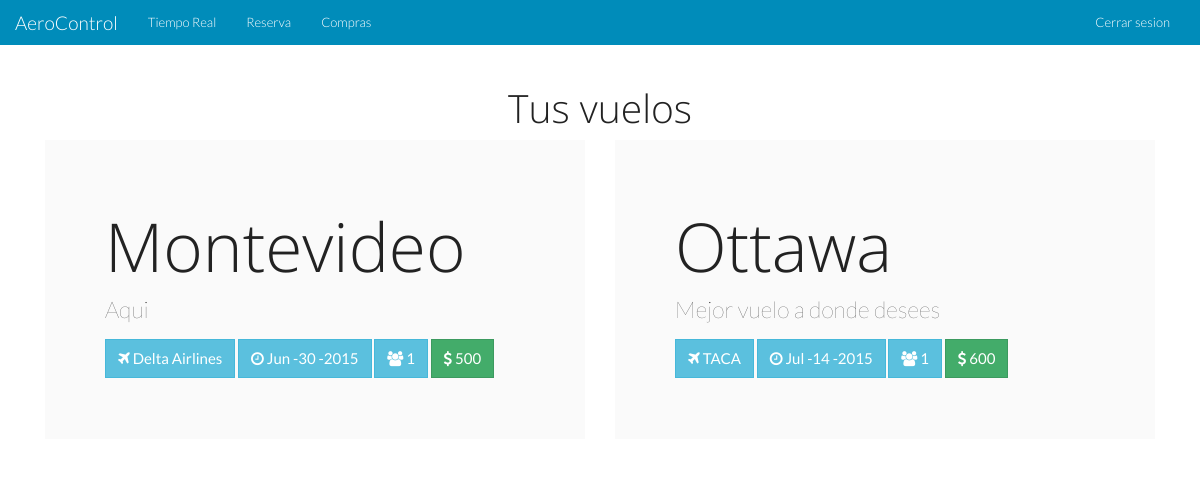
Page /es/user/compras.php (signed in) on the committed database.
### tables this page shows
CREATE TABLE IF NOT EXISTS `bookings` (
  `id` int(11) NOT NULL AUTO_INCREMENT,
  `costumer` int(11) NOT NULL,
  `flight` int(11) NOT NULL,
  `seats` int(11) NOT NULL,
  PRIMARY KEY (`id`),
  KEY `flight` (`flight`),
  KEY `costumer` (`costumer`)
);

CREATE TABLE IF NOT EXISTS `cities` (
  `id` int(11) NOT NULL AUTO_INCREMENT,
  `city` varchar(50) NOT NULL,
  `state` varchar(50) NOT NULL,
  `zip` int(11) NOT NULL,
  PRIMARY KEY (`id`)
);

CREATE TABLE IF NOT EXISTS `flights` (
  `id` int(11) NOT NULL AUTO_INCREMENT,
  `airline` int(11) NOT NULL,
  `departure_time` datetime NOT NULL,
  `departure_city` int(11) NOT NULL,
  `arrival_time` datetime NOT NULL,
  `arrival_city` int(11) NOT NULL,
  `aircraft` int(11) NOT NULL,
  `departure_runway` int(11) NOT NULL,
  `arrival_runway` int(11) NOT NULL,
  `cost` double NOT NULL,
  `seats` int(4) NOT NULL,
  `description` varchar(500) NOT NULL,
  PRIMARY KEY (`id`),
  KEY `airline` (`airline`),
  KEY `aircraft` (`aircraft`),
  KEY `departure_city` (`departure_city`),
  KEY `arrival_city` (`arrival_city`),
  KEY `aircraft_2` (`aircraft`),
  KEY `departure_runway` (`departure_runway`),
  KEY `arrival_runway` (`arrival_runway`)
);

CREATE TABLE IF NOT EXISTS `airlines` (
  `id` int(11) NOT NULL AUTO_INCREMENT,
  `name` varchar(100) NOT NULL,
  `description` varchar(300) NOT NULL,
  `logo` varchar(100) NOT NULL,
  PRIMARY KEY (`id`)
);

### es/user/compras.php (the view, shortened to what this page needs)
<html>
    <head>
        <?php
             if(isset($_SESSION['id'])){
            include "files/head.php";
        ?>
    </head>
    <body>
        <?php
                 include "files/conexion.php";
                $stmt = $mysqli->prepare("SELECT flights.id,bookings.seats,flights.departure_time,flights.cost,flights.seats,flights.description,cities.city,flights.arrival_time,flights.arrival_runway,aircraft.name,airlines.name FROM `bookings` INNER JOIN flights ON bookings.flight=flights.id INNER JOIN costumers ON costumers.id=bookings.costumer INNER JOIN cities ON flights.arrival_city=cities.id INNER JOIN aircraft ON flights.aircraft=aircraft.id INNER JOIN airlines ON flights.airline=airlines.id WHERE costumers.id = ? ORDER BY `flights`.`arrival_time` ASC");
        $stmt->bind_param('i',$_SESSION['id']);
        $stmt->execute();
        $stmt->store_result();
        $stmt->bind_result($id,$seat,$departure_time,$cost,$seats,$description,$arrival_city,$arrival_time,$arrival_runway,$aircraft,$airline);
        echo "<div class='col-xs-12'>
            <center><h1>Tus vuelos</h1></center>
            <div class='container'>";
         while ($stmt->fetch()) {
              $date = new DateTime($arrival_time);
                $now = new DateTime();
                $newFormatDep =  date(" M -j -Y", strtotime($departure_time));
                $restaDos = $date->diff($now)->format("%h");
                    if($restaDos <= 24) {
                        $total = $cost * $seat;
                        echo "<div class='col-xs-6'><div class='jumbotron'>
                          <h1>$arrival_city</h1>
                          <p>$description</p>
                          <div style='margin-bottom:3%;'>
                            <a class='btn btn-info'><i class='fa fa-plane'></i> $airline</a>
                            <a class='btn btn-info'><i class='fa fa-clock-o'></i> $newFormatDep</a>
                             <a class='btn btn-info'><i class='fa fa-users'></i> $seat</a>
                            <a class='btn btn-success'><i class='fa fa-usd'></i> $total</a>
                          </div>
                        </div></div>";
                    }
         }
                 echo "</div></div>";
        ?>
    </body>
</html>
<?php
             }
?>

### es/docs/css/style.css (style rules this page uses)
body { font-family: 'Lato', sans-serif; line-height: 30px; font-size: 14px; }

### rows in the picture
bookings: cities.city "Montevideo", flight.description "Aqui", airlines.name "Delta Airlines", flight.departure_time "Jun -30 -2015", seats "1", flight.cost "500"
bookings: cities.city "Ottawa", flight.description "Mejor vuelo a donde desees", airlines.name "TACA", flight.departure_time "Jul -14 -2015", seats "1", flight.cost "600"
